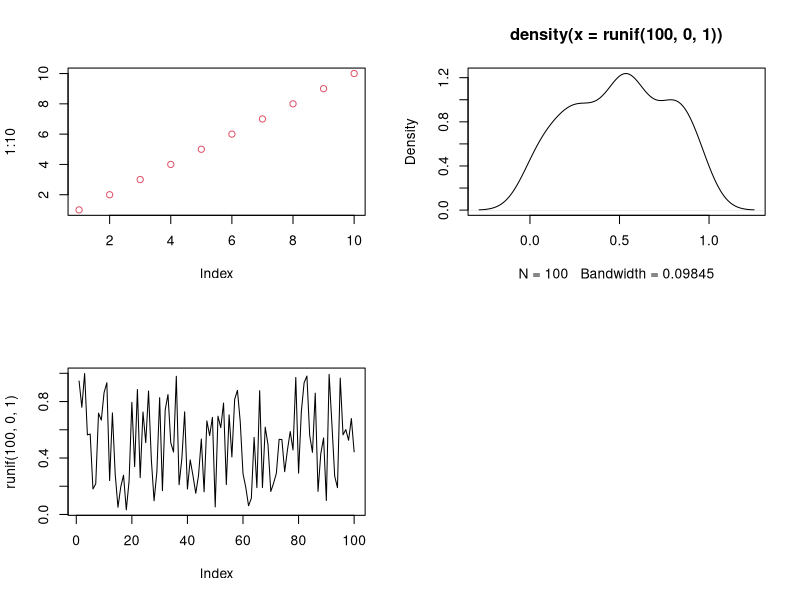

Here is the R script that generated this plot: (Note: this script raises an error after producing the figure.)
## ---- chunk 1
par(mfrow=c(2,2))
plot(1:10, col=2)
plot(density(runif(100, 0.0, 1.0)))
plot(runif(100, 0.0, 1.0),type="l")
## ---- chunk 2
mermaid("
graph LR
    A-->B
")
